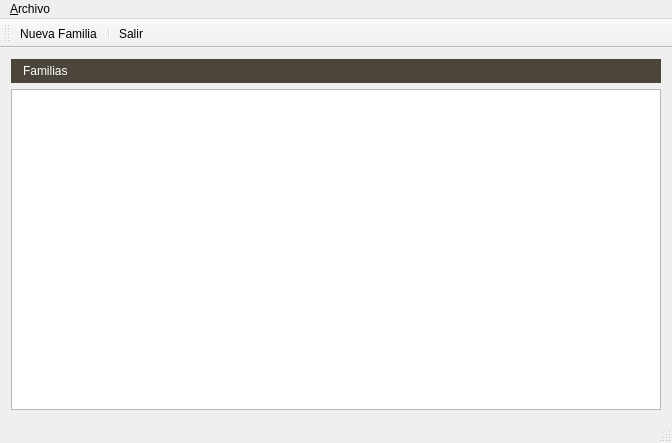
<?xml version="1.0" encoding="UTF-8"?>
<ui version="4.0">
 <class>MainWindow</class>
 <widget class="QMainWindow" name="MainWindow">
  <property name="geometry">
   <rect>
    <x>0</x>
    <y>0</y>
    <width>672</width>
    <height>443</height>
   </rect>
  </property>
  <property name="windowTitle">
   <string>CensoCathDesktop</string>
  </property>
  <widget class="QWidget" name="centralwidget">
   <layout class="QHBoxLayout" name="horizontalLayout_2">
    <property name="margin">
     <number>3</number>
    </property>
    <item>
     <widget class="QStackedWidget" name="stackedWidget">
      <property name="currentIndex">
       <number>0</number>
      </property>
      <widget class="QWidget" name="pageListaFamilias">
       <layout class="QHBoxLayout" name="horizontalLayout">
        <property name="margin">
         <number>3</number>
        </property>
        <item>
         <widget class="QFrame" name="frame">
          <property name="frameShape">
           <enum>QFrame::NoFrame</enum>
          </property>
          <layout class="QVBoxLayout" name="verticalLayout">
           <property name="spacing">
            <number>6</number>
           </property>
           <property name="margin">
            <number>5</number>
           </property>
           <item>
            <widget class="QLabel" name="label">
             <property name="minimumSize">
              <size>
               <width>0</width>
               <height>24</height>
              </size>
             </property>
             <property name="palette">
              <palette>
               <active>
                <colorrole role="WindowText">
                 <brush brushstyle="SolidPattern">
                  <color alpha="255">
                   <red>255</red>
                   <green>255</green>
                   <blue>255</blue>
                  </color>
                 </brush>
                </colorrole>
                <colorrole role="Button">
                 <brush brushstyle="SolidPattern">
                  <color alpha="255">
                   <red>75</red>
                   <green>69</green>
                   <blue>59</blue>
                  </color>
                 </brush>
                </colorrole>
                <colorrole role="Light">
                 <brush brushstyle="SolidPattern">
                  <color alpha="255">
                   <red>112</red>
                   <green>103</green>
                   <blue>88</blue>
                  </color>
                 </brush>
                </colorrole>
                <colorrole role="Midlight">
                 <brush brushstyle="SolidPattern">
                  <color alpha="255">
                   <red>93</red>
                   <green>86</green>
                   <blue>73</blue>
                  </color>
                 </brush>
                </colorrole>
                <colorrole role="Dark">
                 <brush brushstyle="SolidPattern">
                  <color alpha="255">
                   <red>37</red>
                   <green>34</green>
                   <blue>29</blue>
                  </color>
                 </brush>
                </colorrole>
                <colorrole role="Mid">
                 <brush brushstyle="SolidPattern">
                  <color alpha="255">
                   <red>50</red>
                   <green>46</green>
                   <blue>39</blue>
                  </color>
                 </brush>
                </colorrole>
                <colorrole role="Text">
                 <brush brushstyle="SolidPattern">
                  <color alpha="255">
                   <red>255</red>
                   <green>255</green>
                   <blue>255</blue>
                  </color>
                 </brush>
                </colorrole>
                <colorrole role="BrightText">
                 <brush brushstyle="SolidPattern">
                  <color alpha="255">
                   <red>255</red>
                   <green>255</green>
                   <blue>255</blue>
                  </color>
                 </brush>
                </colorrole>
                <colorrole role="ButtonText">
                 <brush brushstyle="SolidPattern">
                  <color alpha="255">
                   <red>255</red>
                   <green>255</green>
                   <blue>255</blue>
                  </color>
                 </brush>
                </colorrole>
                <colorrole role="Base">
                 <brush brushstyle="SolidPattern">
                  <color alpha="255">
                   <red>0</red>
                   <green>0</green>
                   <blue>0</blue>
                  </color>
                 </brush>
                </colorrole>
                <colorrole role="Window">
                 <brush brushstyle="SolidPattern">
                  <color alpha="255">
                   <red>75</red>
                   <green>69</green>
                   <blue>59</blue>
                  </color>
                 </brush>
                </colorrole>
                <colorrole role="Shadow">
                 <brush brushstyle="SolidPattern">
                  <color alpha="255">
                   <red>0</red>
                   <green>0</green>
                   <blue>0</blue>
                  </color>
                 </brush>
                </colorrole>
                <colorrole role="AlternateBase">
                 <brush brushstyle="SolidPattern">
                  <color alpha="255">
                   <red>37</red>
                   <green>34</green>
                   <blue>29</blue>
                  </color>
                 </brush>
                </colorrole>
                <colorrole role="ToolTipBase">
                 <brush brushstyle="SolidPattern">
                  <color alpha="255">
                   <red>255</red>
                   <green>255</green>
                   <blue>220</blue>
                  </color>
                 </brush>
                </colorrole>
                <colorrole role="ToolTipText">
                 <brush brushstyle="SolidPattern">
                  <color alpha="255">
                   <red>0</red>
                   <green>0</green>
                   <blue>0</blue>
                  </color>
                 </brush>
                </colorrole>
               </active>
               <inactive>
                <colorrole role="WindowText">
                 <brush brushstyle="SolidPattern">
                  <color alpha="255">
                   <red>255</red>
                   <green>255</green>
                   <blue>255</blue>
                  </color>
                 </brush>
                </colorrole>
                <colorrole role="Button">
                 <brush brushstyle="SolidPattern">
                  <color alpha="255">
                   <red>75</red>
                   <green>69</green>
                   <blue>59</blue>
                  </color>
                 </brush>
                </colorrole>
                <colorrole role="Light">
                 <brush brushstyle="SolidPattern">
                  <color alpha="255">
                   <red>112</red>
                   <green>103</green>
                   <blue>88</blue>
                  </color>
                 </brush>
                </colorrole>
                <colorrole role="Midlight">
                 <brush brushstyle="SolidPattern">
                  <color alpha="255">
                   <red>93</red>
                   <green>86</green>
                   <blue>73</blue>
                  </color>
                 </brush>
                </colorrole>
                <colorrole role="Dark">
                 <brush brushstyle="SolidPattern">
                  <color alpha="255">
                   <red>37</red>
                   <green>34</green>
                   <blue>29</blue>
                  </color>
                 </brush>
                </colorrole>
                <colorrole role="Mid">
                 <brush brushstyle="SolidPattern">
                  <color alpha="255">
                   <red>50</red>
                   <green>46</green>
                   <blue>39</blue>
                  </color>
                 </brush>
                </colorrole>
                <colorrole role="Text">
                 <brush brushstyle="SolidPattern">
                  <color alpha="255">
                   <red>255</red>
                   <green>255</green>
                   <blue>255</blue>
                  </color>
                 </brush>
                </colorrole>
                <colorrole role="BrightText">
                 <brush brushstyle="SolidPattern">
                  <color alpha="255">
                   <red>255</red>
                   <green>255</green>
                   <blue>255</blue>
                  </color>
                 </brush>
                </colorrole>
                <colorrole role="ButtonText">
                 <brush brushstyle="SolidPattern">
                  <color alpha="255">
                   <red>255</red>
                   <green>255</green>
                   <blue>255</blue>
                  </color>
                 </brush>
                </colorrole>
                <colorrole role="Base">
                 <brush brushstyle="SolidPattern">
                  <color alpha="255">
                   <red>0</red>
                   <green>0</green>
                   <blue>0</blue>
                  </color>
                 </brush>
                </colorrole>
                <colorrole role="Window">
                 <brush brushstyle="SolidPattern">
                  <color alpha="255">
                   <red>75</red>
                   <green>69</green>
                   <blue>59</blue>
                  </color>
                 </brush>
                </colorrole>
                <colorrole role="Shadow">
                 <brush brushstyle="SolidPattern">
                  <color alpha="255">
                   <red>0</red>
                   <green>0</green>
                   <blue>0</blue>
                  </color>
                 </brush>
                </colorrole>
                <colorrole role="AlternateBase">
                 <brush brushstyle="SolidPattern">
                  <color alpha="255">
                   <red>37</red>
                   <green>34</green>
                   <blue>29</blue>
                  </color>
                 </brush>
                </colorrole>
                <colorrole role="ToolTipBase">
                 <brush brushstyle="SolidPattern">
                  <color alpha="255">
                   <red>255</red>
                   <green>255</green>
                   <blue>220</blue>
                  </color>
                 </brush>
                </colorrole>
                <colorrole role="ToolTipText">
                 <brush brushstyle="SolidPattern">
                  <color alpha="255">
                   <red>0</red>
                   <green>0</green>
                   <blue>0</blue>
                  </color>
                 </brush>
                </colorrole>
               </inactive>
               <disabled>
                <colorrole role="WindowText">
                 <brush brushstyle="SolidPattern">
                  <color alpha="255">
                   <red>37</red>
                   <green>34</green>
                   <blue>29</blue>
                  </color>
                 </brush>
                </colorrole>
                <colorrole role="Button">
                 <brush brushstyle="SolidPattern">
                  <color alpha="255">
                   <red>75</red>
                   <green>69</green>
                   <blue>59</blue>
                  </color>
                 </brush>
                </colorrole>
                <colorrole role="Light">
                 <brush brushstyle="SolidPattern">
                  <color alpha="255">
                   <red>112</red>
                   <green>103</green>
                   <blue>88</blue>
                  </color>
                 </brush>
                </colorrole>
                <colorrole role="Midlight">
                 <brush brushstyle="SolidPattern">
                  <color alpha="255">
                   <red>93</red>
                   <green>86</green>
                   <blue>73</blue>
                  </color>
                 </brush>
                </colorrole>
                <colorrole role="Dark">
                 <brush brushstyle="SolidPattern">
                  <color alpha="255">
                   <red>37</red>
                   <green>34</green>
                   <blue>29</blue>
                  </color>
                 </brush>
                </colorrole>
                <colorrole role="Mid">
                 <brush brushstyle="SolidPattern">
                  <color alpha="255">
                   <red>50</red>
                   <green>46</green>
                   <blue>39</blue>
                  </color>
                 </brush>
                </colorrole>
                <colorrole role="Text">
                 <brush brushstyle="SolidPattern">
                  <color alpha="255">
                   <red>37</red>
                   <green>34</green>
                   <blue>29</blue>
                  </color>
                 </brush>
                </colorrole>
                <colorrole role="BrightText">
                 <brush brushstyle="SolidPattern">
                  <color alpha="255">
                   <red>255</red>
                   <green>255</green>
                   <blue>255</blue>
                  </color>
                 </brush>
                </colorrole>
                <colorrole role="ButtonText">
                 <brush brushstyle="SolidPattern">
                  <color alpha="255">
                   <red>37</red>
                   <green>34</green>
                   <blue>29</blue>
                  </color>
                 </brush>
                </colorrole>
                <colorrole role="Base">
                 <brush brushstyle="SolidPattern">
                  <color alpha="255">
                   <red>75</red>
                   <green>69</green>
                   <blue>59</blue>
                  </color>
                 </brush>
                </colorrole>
                <colorrole role="Window">
                 <brush brushstyle="SolidPattern">
                  <color alpha="255">
                   <red>75</red>
                   <green>69</green>
                   <blue>59</blue>
                  </color>
                 </brush>
                </colorrole>
                <colorrole role="Shadow">
                 <brush brushstyle="SolidPattern">
                  <color alpha="255">
                   <red>0</red>
                   <green>0</green>
                   <blue>0</blue>
                  </color>
                 </brush>
                </colorrole>
                <colorrole role="AlternateBase">
                 <brush brushstyle="SolidPattern">
                  <color alpha="255">
                   <red>75</red>
                   <green>69</green>
                   <blue>59</blue>
                  </color>
                 </brush>
                </colorrole>
                <colorrole role="ToolTipBase">
                 <brush brushstyle="SolidPattern">
                  <color alpha="255">
                   <red>255</red>
                   <green>255</green>
                   <blue>220</blue>
                  </color>
                 </brush>
                </colorrole>
                <colorrole role="ToolTipText">
                 <brush brushstyle="SolidPattern">
                  <color alpha="255">
                   <red>0</red>
                   <green>0</green>
                   <blue>0</blue>
                  </color>
                 </brush>
                </colorrole>
               </disabled>
              </palette>
             </property>
             <property name="autoFillBackground">
              <bool>true</bool>
             </property>
             <property name="text">
              <string>Familias</string>
             </property>
             <property name="indent">
              <number>12</number>
             </property>
            </widget>
           </item>
           <item>
            <widget class="QTableView" name="tableView"/>
           </item>
          </layout>
         </widget>
        </item>
       </layout>
      </widget>
      <widget class="QWidget" name="pageFormularioFamilias"/>
     </widget>
    </item>
   </layout>
  </widget>
  <widget class="QMenuBar" name="menubar">
   <property name="geometry">
    <rect>
     <x>0</x>
     <y>0</y>
     <width>672</width>
     <height>18</height>
    </rect>
   </property>
   <widget class="QMenu" name="menu_Archivo">
    <property name="title">
     <string>&amp;Archivo</string>
    </property>
    <addaction name="separator"/>
    <addaction name="actionSalir"/>
   </widget>
   <addaction name="menu_Archivo"/>
  </widget>
  <widget class="QStatusBar" name="statusbar"/>
  <widget class="QToolBar" name="toolBar">
   <property name="windowTitle">
    <string>toolBar</string>
   </property>
   <attribute name="toolBarArea">
    <enum>TopToolBarArea</enum>
   </attribute>
   <attribute name="toolBarBreak">
    <bool>false</bool>
   </attribute>
   <addaction name="actionNueva_Familia"/>
   <addaction name="separator"/>
   <addaction name="actionSalir"/>
  </widget>
  <action name="actionSalir">
   <property name="icon">
    <iconset resource="resources/actionIcos.qrc">
     <normaloff>:/icos32/icos32/system-log-out.png</normaloff>:/icos32/icos32/system-log-out.png</iconset>
   </property>
   <property name="text">
    <string>&amp;Salir</string>
   </property>
   <property name="shortcut">
    <string>Ctrl+X</string>
   </property>
  </action>
  <action name="actionNueva_Familia">
   <property name="icon">
    <iconset resource="resources/actionIcos.qrc">
     <normaloff>:/icos32/icos32/document-new.png</normaloff>:/icos32/icos32/document-new.png</iconset>
   </property>
   <property name="text">
    <string>&amp;Nueva Familia</string>
   </property>
   <property name="toolTip">
    <string>Nueva Familia</string>
   </property>
   <property name="shortcut">
    <string>Ctrl+N</string>
   </property>
  </action>
 </widget>
 <resources>
  <include location="resources/actionIcos.qrc"/>
 </resources>
 <connections/>
</ui>
